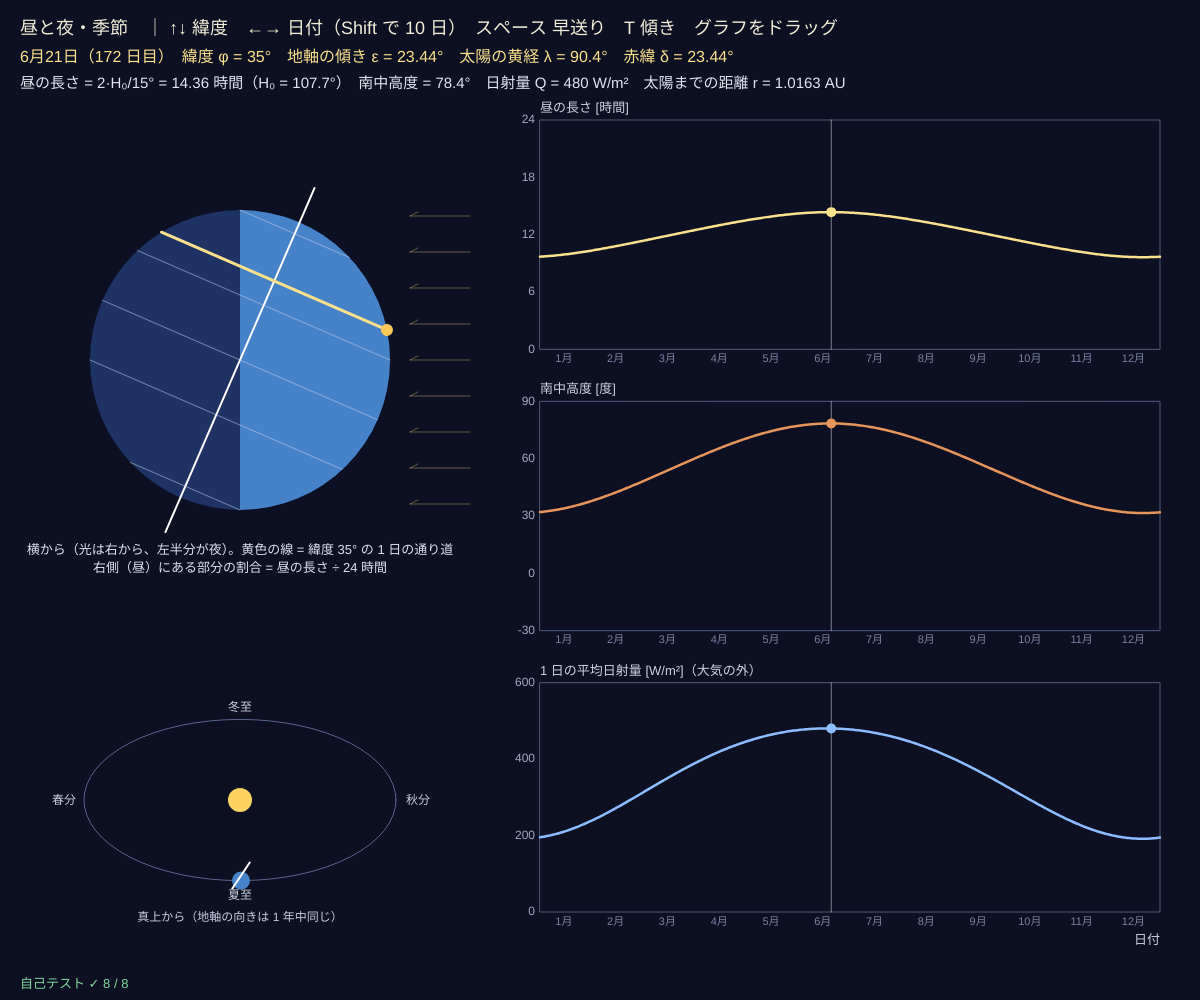
Frame 1 (no input)
Frame 60 (no input): identical to frame 1, image omitted
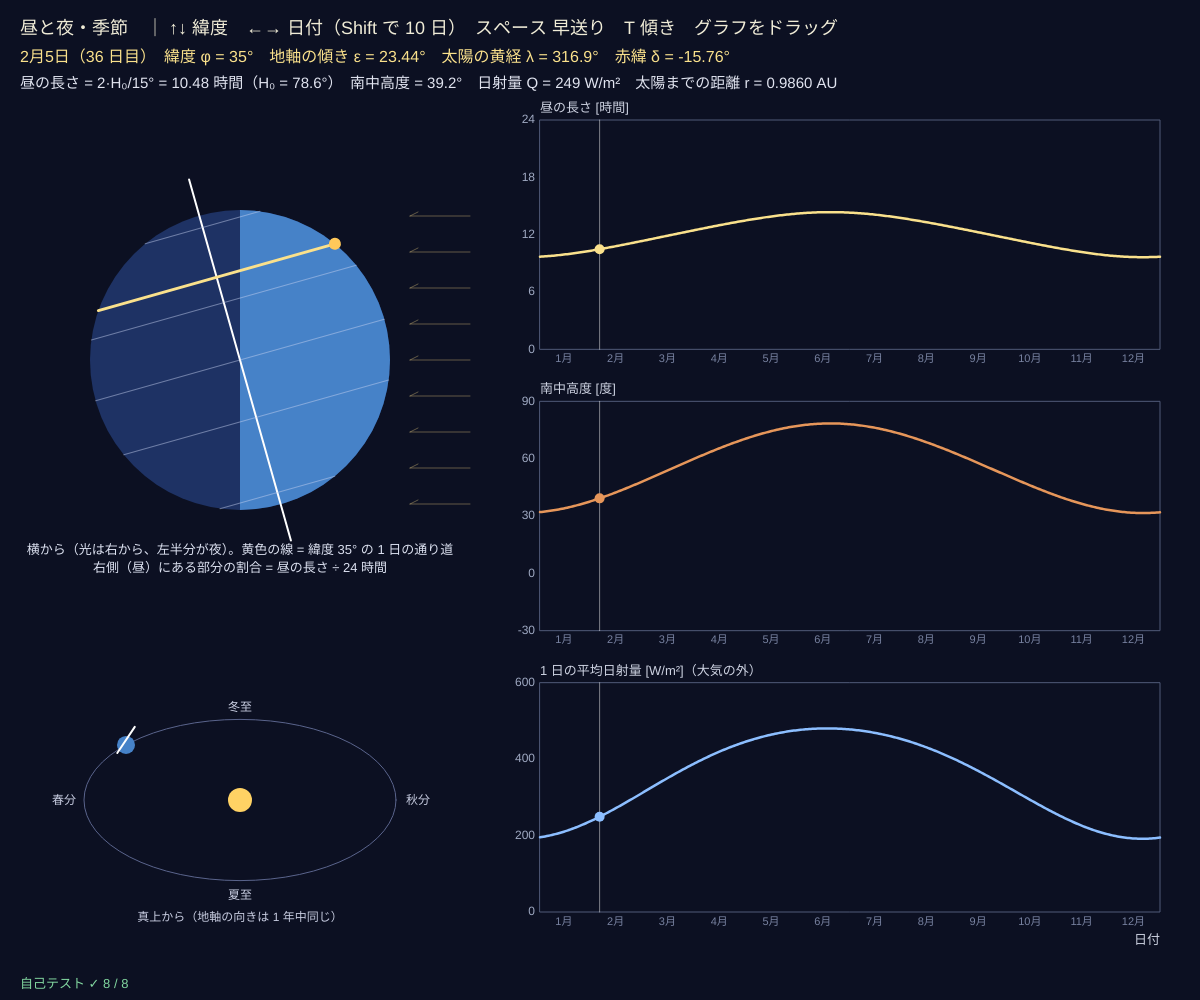
Frame 120 (the mouse pressed at the canvas centre since frame 60)

The p5.js sketch that drew these frames (run headless with seeded random() and noise() and a simulated clock; from frame 60 on, the mouse is pressed at the canvas centre):

// p5.js sketch
// ── sketch.js
// ============================================
// 00 昼と夜・季節 ─ 地軸の傾き 23.44° が、昼の長さと日射量を変える
// 日付から太陽の黄経 λ を計算し、赤緯 δ = asin(sin ε · sin λ)（ε = 地軸の傾き）
// 緯度 φ での昼の長さ = 2·H₀ ÷ 15°（cos H₀ = −tan φ · tan δ）、南中高度 = 90° − |φ − δ|
// 1 日の平均日射量 Q = (S₀/π)(1/r²)(H₀ sin φ sin δ + cos φ cos δ sin H₀)　← 大気の外での値
// ↑↓ = 緯度 / ←→ = 日付（Shift で 10 日）/ スペース = 1 年を早送り / T = 傾き 23.44° → 0° → 45° / グラフをドラッグ = 日付
// ============================================

const S0 = 1361;                       // ★ 太陽定数 [W/m²]（地球の位置で太陽に垂直な面が受ける光）
const TILTS = [23.44, 0, 45];          // ★ T キーで切りかえる地軸の傾き [度]
let tilt = 23.44, lat = 35, doy = 172, playing = false;   // ★ 緯度（35° ≒ 東京）と日付（1 月 1 日 = 1）
let curves = null;                     // 1 年分のグラフ（緯度・傾きを変えたときだけ計算しなおす）
const MONTHS = ['1月', '2月', '3月', '4月', '5月', '6月', '7月', '8月', '9月', '10月', '11月', '12月'];

function setup() {
  createCanvas(windowWidth, windowHeight);
  selfTest();
  makeCurves();
}

// 日付（1〜365）→ 太陽の黄経 λ と、地球と太陽の距離 r [AU]（簡単な式、誤差は 0.01° 程度）
function sunOf(d) {
  let n = d - 1 + 9132;                // 2025 年のその日の正午（2000-01-01 12:00 からの日数）
  let L = 280.460 + 0.9856474 * n, g = (357.528 + 0.9856003 * n) * DEG;
  let lam = L + 1.915 * Math.sin(g) + 0.020 * Math.sin(2 * g);
  return { lam: wrap360(lam), r: 1.00014 - 0.01671 * Math.cos(g) - 0.00014 * Math.cos(2 * g) };
}
function declination(d, eps) { return Math.asin(Math.sin(eps * DEG) * Math.sin(sunOf(d).lam * DEG)) / DEG; }
// 日の出から日の入りまでの時角の半分 H₀ [度]（0 = 白夜の反対の極夜、180 = 白夜）
function halfDay(phi, dec) {
  let c = -Math.tan(clampv(phi, -89.99, 89.99) * DEG) * Math.tan(dec * DEG);
  return Math.acos(clampv(c, -1, 1)) / DEG;      // |c| > 1 のときは 0° か 180° にする（NaN にしない）
}
function dayLength(phi, dec) { return (2 * halfDay(phi, dec)) / 15; }   // [時間]（太陽の中心で、大気の屈折なし）
function noonAlt(phi, dec) { return 90 - Math.abs(phi - dec); }
function insolation(phi, dec, r) {
  let H = halfDay(phi, dec) * DEG, p = phi * DEG, q = dec * DEG;
  return Math.max(0, (S0 / Math.PI / (r * r)) * (H * Math.sin(p) * Math.sin(q) + Math.cos(p) * Math.cos(q) * Math.sin(H)));
}
function makeCurves() {
  curves = [];
  for (let d = 1; d <= 365; d++) { let s = sunOf(d), q = declination(d, tilt); curves.push({ dl: dayLength(lat, q), alt: noonAlt(lat, q), Q: insolation(lat, q, s.r) }); }
}

function draw() {
  background(12, 16, 34);
  if (playing) { doy += 1; if (doy > 365) doy = 1; }
  let s = sunOf(doy), dec = declination(doy, tilt), dl = dayLength(lat, dec), alt = noonAlt(lat, dec), Q = insolation(lat, dec, s.r);
  drawEarthSide(240, height * 0.36, Math.min(150, height * 0.18), dec);
  drawOrbitTop(240, height * 0.8, Math.min(130, height * 0.15));

  // ---- 1 年のグラフ 3 つ
  let gx = 540, gw = width - gx - 40, gh = (height - 210) / 3 - 34;
  let G = [
    { key: 'dl', y0: 0, y1: 24, lab: '昼の長さ [時間]', ticks: [0, 6, 12, 18, 24], col: color(250, 225, 140) },
    { key: 'alt', y0: -30, y1: 90, lab: '南中高度 [度]', ticks: [-30, 0, 30, 60, 90], col: color(230, 150, 90) },
    { key: 'Q', y0: 0, y1: 600, lab: '1 日の平均日射量 [W/m²]（大気の外）', ticks: [0, 200, 400, 600], col: color(140, 190, 255) },
  ];
  G.forEach((o, i) => {
    let g = { x: gx, y: 120 + i * (gh + 52), w: gw, h: gh, x0: 1, x1: 365, y0: o.y0, y1: o.y1 };
    o.g = g;
    plotAxes(g, i === 2 ? '日付' : '', o.lab, [], o.ticks);
    textSize(11); fill(120, 130, 160); textAlign(CENTER, TOP);
    for (let m = 0; m < 12; m++) text(MONTHS[m], gX(g, 15 + m * 30.4), g.y + g.h + 4);
    textAlign(LEFT, BASELINE);
    stroke(o.col); strokeWeight(2.5); polyline(curves.map((c, k) => [gX(g, k + 1), gY(g, c[o.key])]));
    stroke(255, 120); strokeWeight(1); line(gX(g, doy), g.y, gX(g, doy), g.y + g.h);
    noStroke(); fill(o.col); circle(gX(g, doy), gY(g, curves[doy - 1][o.key]), 10);
  });

  // ---- 文字
  noStroke(); fill(240, 236, 215); textSize(18);
  text('昼と夜・季節　｜ ↑↓ 緯度　←→ 日付（Shift で 10 日）　スペース 早送り　T 傾き　グラフをドラッグ', 20, 34);
  fill(250, 225, 140); textSize(16);
  text(dateLabel(doy) + '　緯度 φ = ' + lat + '°　地軸の傾き ε = ' + tilt + '°　太陽の黄経 λ = ' + s.lam.toFixed(1) + '°　赤緯 δ = ' + dec.toFixed(2) + '°', 20, 62);
  fill(225, 228, 240); textSize(15);
  let H0 = halfDay(lat, dec);
  text('昼の長さ = 2·H₀/15° = ' + dl.toFixed(2) + ' 時間（H₀ = ' + H0.toFixed(1) + '°）' + (H0 >= 180 ? '　白夜' : H0 <= 0 ? '　極夜' : '') +
       '　南中高度 = ' + alt.toFixed(1) + '°　日射量 Q = ' + Q.toFixed(0) + ' W/m²　太陽までの距離 r = ' + s.r.toFixed(4) + ' AU', 20, 88);
  if (tilt === 0) { fill(255, 170, 120); text('傾き 0°：どの日も δ = 0 → 昼はいつも 12 時間、季節がなくなる', gx, height - 34); }
  drawSelfTest(20, height - 12);
}

// 横から見た地球：太陽の光は右から。地軸は光の方向へ δ だけ傾いて見える
function drawEarthSide(cx, cy, R, dec) {
  noStroke(); fill(255, 230, 150, 40);
  for (let i = -4; i <= 4; i++) { stroke(255, 225, 140, 90); line(cx + R + 20, cy + i * R * 0.24, cx + R + 80, cy + i * R * 0.24); line(cx + R + 20, cy + i * R * 0.24, cx + R + 28, cy + i * R * 0.24 - 4); }
  noStroke(); fill(30, 50, 100); circle(cx, cy, 2 * R);
  fill(70, 130, 200); arc(cx, cy, 2 * R, 2 * R, -HALF_PI, HALF_PI, CHORD);   // 昼の側（右半分）
  push(); translate(cx, cy); rotate(dec * DEG);    // 地球の座標：上が北極（δ > 0 なら北極が太陽のほうへ）
  stroke(255); strokeWeight(2); line(0, -R * 1.25, 0, R * 1.25);
  stroke(200, 210, 240, 120); strokeWeight(1);
  for (let la of [66.56, 23.44, 0, -23.44, -66.56]) { let y = -R * Math.sin(la * DEG), x = R * Math.cos(la * DEG); line(-x, y, x, y); }
  let y = -R * Math.sin(lat * DEG), x = R * Math.cos(lat * DEG);
  stroke(250, 225, 140); strokeWeight(3); line(-x, y, x, y);
  noStroke(); fill(255, 200, 90); circle(x, y, 12);   // 正午の地点
  pop();
  noStroke(); fill(220, 225, 240); textSize(13); textAlign(CENTER);
  text('横から（光は右から、左半分が夜）。黄色の線 = 緯度 ' + lat + '° の 1 日の通り道', cx, cy + R + 44);
  text('右側（昼）にある部分の割合 = 昼の長さ ÷ 24 時間', cx, cy + R + 62);
  textAlign(LEFT, BASELINE);
}
// 真上から見た公転：地軸はいつも同じ向き（北極は図の右上へ傾く）
function drawOrbitTop(cx, cy, R) {
  noFill(); stroke(90, 100, 140); ellipse(cx, cy, 2.4 * R, 2 * R * 0.62);
  noStroke(); fill(255, 210, 100); circle(cx, cy, 24);
  let a = (sunOf(doy).lam + 180) * DEG, ex = cx + 1.2 * R * Math.cos(a), ey = cy - 0.62 * R * Math.sin(a);
  fill(70, 130, 200); circle(ex, ey, 18);
  stroke(255); strokeWeight(2); let t = Math.sin(tilt * DEG) * 22; line(ex - t, ey + 22 * Math.cos(tilt * DEG) * 0.4, ex + t, ey - 22 * Math.cos(tilt * DEG) * 0.4 - 10);
  noStroke(); fill(200, 205, 225); textSize(12); textAlign(CENTER);
  text('春分', cx - 1.2 * R - 20, cy + 4); text('秋分', cx + 1.2 * R + 22, cy + 4); text('冬至', cx, cy - 0.62 * R - 8); text('夏至', cx, cy + 0.62 * R + 18);
  text('真上から（地軸の向きは 1 年中同じ）', cx, cy + R * 0.62 + 40); textAlign(LEFT, BASELINE);
}
function dateLabel(d) { let cum = [0, 31, 59, 90, 120, 151, 181, 212, 243, 273, 304, 334, 365], m = 0; while (d > cum[m + 1]) m++; return (m + 1) + '月' + (d - cum[m]) + '日（' + d + ' 日目）'; }

function keyPressed() {
  let st = keyIsDown(SHIFT) ? 10 : 1;
  if (key === UP_ARROW) lat = Math.min(90, lat + 5);
  if (key === DOWN_ARROW) lat = Math.max(-90, lat - 5);
  if (key === RIGHT_ARROW) doy = ((doy - 1 + st) % 365) + 1;
  if (key === LEFT_ARROW) doy = ((doy - 1 - st + 365 * 10) % 365) + 1;
  if (key === ' ') playing = !playing;
  if (key === 't' || key === 'T') tilt = TILTS[(TILTS.indexOf(tilt) + 1) % TILTS.length];
  makeCurves();
  return false;
}
function mouseDragged() { if (mouseX > 540 && mouseX < width - 40) doy = clampv(Math.round(1 + ((mouseX - 540) / (width - 580)) * 364), 1, 365); }
function mousePressed() { mouseDragged(); }

// ---- 自己テスト
function selfTest() {
  selfTestResults = [];
  check('春分・秋分（δ = 0）は、どの緯度でも昼が 12 時間', [0, 35, 60, -45, 80].every((p) => near(dayLength(p, 0), 12, 1e-9)));
  check('夏至の南中高度（北緯 35°）= 90 − 35 + 23.44 = 78.44°', near(noonAlt(35, 23.44), 78.44, 1e-9));
  check('北極圏（70°N）の冬至は極夜（昼 0 時間）、夏至は白夜（24 時間）', near(dayLength(70, -23.44), 0, 1e-9) && near(dayLength(70, 23.44), 24, 1e-9));
  check('傾き 0° なら、北緯 50° でも 1 年中ずっと昼 12 時間', Array.from({ length: 365 }, (_, i) => dayLength(50, declination(i + 1, 0))).every((h) => near(h, 12, 1e-9)));
  check('赤道・春分・r = 1 の日射量 = S₀/π ≈ 433 W/m²', near(insolation(0, 0, 1), S0 / Math.PI, 1e-9) && near(S0 / Math.PI, 433.2, 0.1));
  let ds = Array.from({ length: 365 }, (_, i) => declination(i + 1, 23.44)), imax = ds.indexOf(Math.max(...ds));
  check('1 年の赤緯の最大 ≈ 23.44°、その日は夏至のころ（6 月 19〜23 日）', near(ds[imax], 23.44, 0.05) && imax + 1 >= 170 && imax + 1 <= 174);
  let rs = Array.from({ length: 365 }, (_, i) => sunOf(i + 1).r), rmin = rs.indexOf(Math.min(...rs));
  check('太陽にいちばん近い日（近日点）は 1 月はじめ、r ≈ 0.983 AU', rmin + 1 <= 8 && near(rs[rmin], 0.9833, 0.001));
  check('昼の長さは北半球と南半球で足すと 24 時間（δ ≠ 0 でも）', near(dayLength(40, 15) + dayLength(-40, 15), 24, 1e-9));
  reportSelfTest();
}

// ---------- やってみよう ----------
// 1. ↑↓ で緯度を 0°（赤道）、35°、66.6°（北極圏）、90° にして、昼の長さのグラフの形を比べよう
// 2. T で傾きを 0° に。グラフが平らになる = 季節がなくなる。45° にすると？
// 3. 夏至の日射量は、赤道と北極ではどちらが大きい？（北極は 1 日中日が当たる）
// 4. 南半球（−35°）にして、季節が逆になることを確かめよう
// 5. S0 を変えると、どのグラフが変わる？ 昼の長さは変わる？


// ==================================================
// ここから下は「天文の道具」（中身は読まなくても OK。消さないでね）
// ==================================================
function clampv(v, a, b) { return v < a ? a : v > b ? b : v; }
const DEG = Math.PI / 180;             // 度 → ラジアン
function wrap360(a) { return ((a % 360) + 360) % 360; }
function wrap180(a) { return wrap360(a + 180) - 180; }
// ---- グラフの道具：g = { x, y, w, h, x0, x1, y0, y1, logx, logy }
function gX(g, v) { let t = g.logx ? (Math.log(v) - Math.log(g.x0)) / (Math.log(g.x1) - Math.log(g.x0)) : (v - g.x0) / (g.x1 - g.x0); return g.x + clampv(isFinite(t) ? t : 0, -0.02, 1.02) * g.w; }
function gY(g, v) { let t = g.logy ? (Math.log(v) - Math.log(g.y0)) / (Math.log(g.y1) - Math.log(g.y0)) : (v - g.y0) / (g.y1 - g.y0); return g.y + g.h - clampv(isFinite(t) ? t : 0, -0.02, 1.02) * g.h; }
function plotAxes(g, xl, yl, xt, yt) {
  stroke(80, 90, 120); strokeWeight(1); noFill(); rect(g.x, g.y, g.w, g.h);
  noStroke(); fill(160, 170, 195); textSize(12); textAlign(CENTER, TOP);
  for (let v of xt) text(+v.toPrecision(3), gX(g, v), g.y + g.h + 4);
  textAlign(RIGHT, CENTER);
  for (let v of yt) text(+v.toPrecision(3), g.x - 5, gY(g, v));
  textAlign(LEFT, BASELINE); fill(205, 210, 225); textSize(13);
  text(xl, g.x + g.w - textWidth(xl), g.y + g.h + 32); text(yl, g.x, g.y - 8);
}
function polyline(pts, closed) {       // 点が 2 つ以上あるときだけ折れ線を描く（空の beginShape はエラーになるため）
  if (!pts || pts.length < 2) return;
  noFill(); beginShape(); for (let p of pts) vertex(p[0], p[1]); endShape(closed ? CLOSE : undefined);
}
// ---- 自己テストの道具
let selfTestResults = [];
function check(name, cond) { selfTestResults.push({ name, ok: !!cond }); }
function near(a, b, tol) { return a !== null && a !== undefined && isFinite(a) && Math.abs(a - b) <= (tol === undefined ? 1e-9 : tol); }
function reportSelfTest() { for (let r of selfTestResults) (r.ok ? console.log : console.error)((r.ok ? '✓ ' : '✗ ') + r.name); }
function selfTestLine() { let n = selfTestResults.filter((r) => r.ok).length; return '自己テスト ' + (n === selfTestResults.length ? '✓ ' : '✗ ') + n + ' / ' + selfTestResults.length; }
function drawSelfTest(x, y) { noStroke(); textSize(13); textAlign(LEFT, BASELINE); fill(selfTestResults.every((r) => r.ok) ? color(130, 215, 160) : color(255, 95, 95)); text(selfTestLine(), x, y); }
